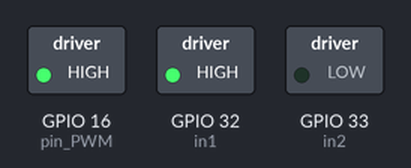
A sketch run on a simulated ESP32. Parts: switched loads named in the sketch (green lamp = pin HIGH).

Above: at 0.1 s.
Timing chart, 0 to 1.6 s (numbered marks = the images above):
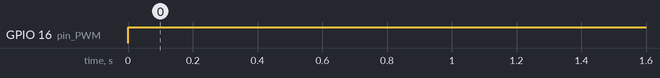

Measured:
- by itself, GPIO 16 (pin_PWM): LOW → HIGH at 0.00 s

The sketch:

PWM.ino
```cpp
//Define PIN PWM
int brigth = 255;           //Variable 0-255 (8 bits)
int pin_PWM = 16;           //Output Pin

//Define PIN L298N
//OUT1 -> (+)
//OUT2 -> (-)
int in1 = 32;
int in2 = 33;

//PWM Characteristics
const int channel = 0;
const int frequency = 30000;
const int resolution = 8;

void setup() {

  pinMode(in1, OUTPUT);
  pinMode(in2, OUTPUT);
  pinMode(pin_PWM, OUTPUT);


  ledcSetup(channel,frequency,resolution);
  ledcAttachPin(pin_PWM,channel);
}

void loop() {
  digitalWrite(in1,HIGH);
  digitalWrite(in2,LOW);
  ledcWrite(channel,brigth);
  /*
  for(int brigth=0;brigth<=255;brigth++){
    ledcWrite(channel,brigth);
    delay(15);
    }
  for(int brigth=255;brigth>=0;brigth--){
    ledcWrite(channel,brigth);
    delay(15);
    }
  */
}
```
